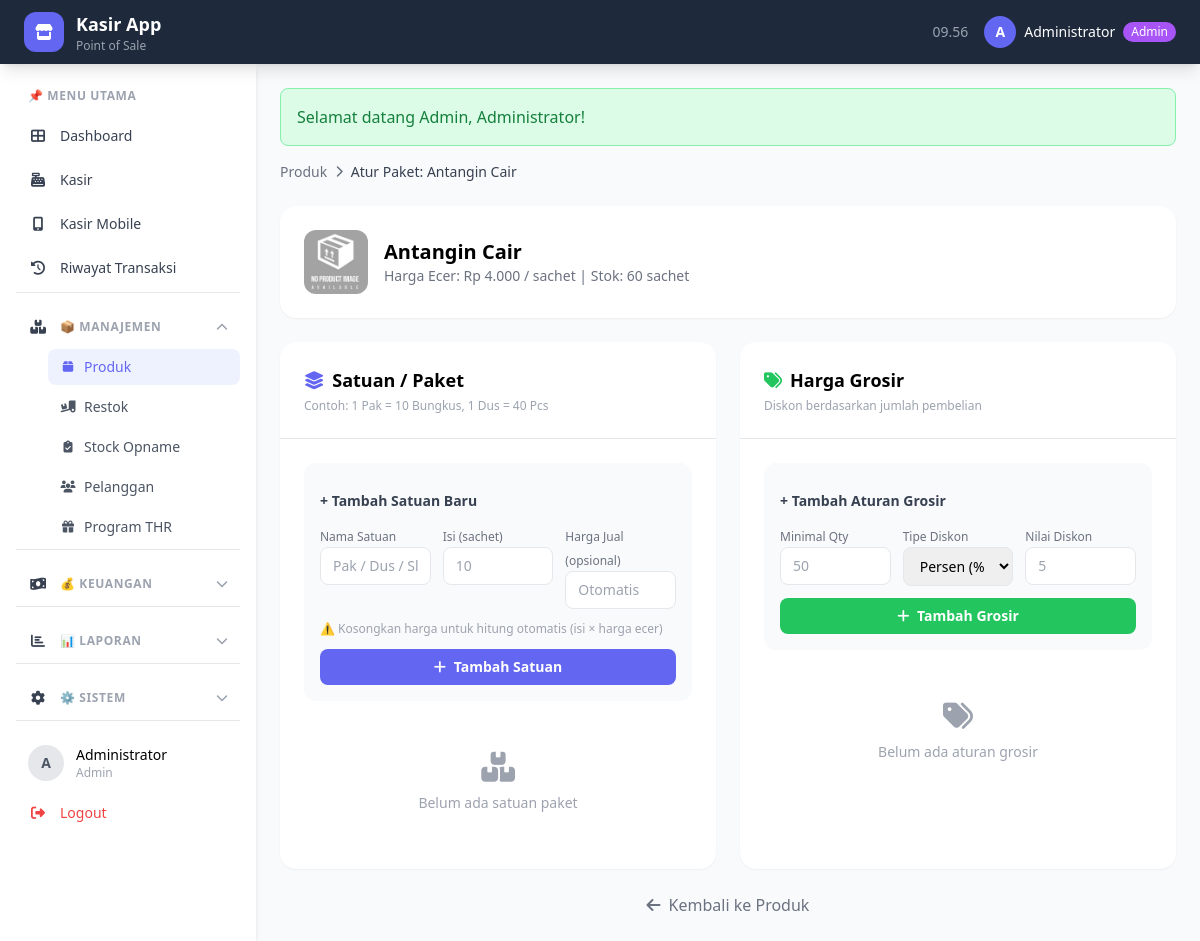
Page /index.php?page=satuan&produk_id=39 (signed in) on the committed database.
### tables this page shows
CREATE TABLE `produk` (
  `id` int(11) NOT NULL AUTO_INCREMENT,
  `kode` varchar(50) NOT NULL,
  `nama` varchar(100) NOT NULL,
  `gambar` varchar(255) DEFAULT NULL,
  `satuan_dasar` varchar(20) NOT NULL DEFAULT 'pcs',
  `harga_beli` decimal(10,2) NOT NULL DEFAULT 0.00,
  `harga_jual` decimal(10,2) NOT NULL DEFAULT 0.00,
  `stok_dasar` int(11) NOT NULL DEFAULT 0,
  `created_at` timestamp NOT NULL DEFAULT current_timestamp(),
  `updated_at` timestamp NOT NULL DEFAULT current_timestamp() ON UPDATE current_timestamp(),
  PRIMARY KEY (`id`),
  UNIQUE KEY `kode` (`kode`)
);

### functions/upload.php (called while the page is built, shortened)
<?php
function getGambar($gambar = null) {
    return "uploads/produk/default.png";
}
?>

### halaman/satuan.php (the view, shortened to what this page needs)
<?php
$produk_id = $_GET['produk_id'] ?? 0;
$produk = mysqli_fetch_assoc(mysqli_query($conn, "SELECT * FROM produk WHERE id = $produk_id"));
$satuan_list = mysqli_query($conn, "SELECT * FROM satuan WHERE produk_id = $produk_id ORDER BY isi_satuan ASC");
$grosir_list = mysqli_query($conn, "SELECT * FROM grosir WHERE produk_id = $produk_id ORDER BY min_qty ASC");
?>
<div class="max-w-5xl mx-auto space-y-6">
    <div class="flex items-center gap-2 text-sm text-gray-500">
        <a href="?page=produk" class="hover:text-primary">Produk</a>
        <i class="fas fa-chevron-right text-xs"></i>
        <span class="text-gray-700 font-medium">Atur Paket: <?= $produk['nama'] ?></span>
    </div>
    <div class="bg-white rounded-2xl shadow-sm p-6">
        <div class="flex items-center gap-4">
            <img src="<?= getGambar($produk['gambar']) ?>" class="w-16 h-16 object-cover rounded-xl" onerror="this.src='uploads/produk/default.png'">
            <div>
                <h2 class="text-xl font-bold"><?= $produk['nama'] ?></h2>
                <p class="text-sm text-gray-500">
                    Harga Ecer: <?= rupiah($produk['harga_jual']) ?> / <?= $produk['satuan_dasar'] ?> |
                    Stok: <?= $produk['stok_dasar'] ?> <?= $produk['satuan_dasar'] ?>
                </p>
            </div>
        </div>
    </div>
    <div class="grid grid-cols-1 lg:grid-cols-2 gap-6">
        <div class="bg-white rounded-2xl shadow-sm">
            <div class="p-6 border-b flex items-center justify-between">
                <div>
                    <h3 class="font-bold text-lg flex items-center gap-2">
                        <i class="fas fa-layer-group text-primary"></i> Satuan / Paket
                    </h3>
                    <p class="text-xs text-gray-400 mt-1">Contoh: 1 Pak = 10 Bungkus, 1 Dus = 40 Pcs</p>
                </div>
            </div>
            <div class="p-6">
                <form action="proses/satuan_simpan.php" method="post" class="bg-gray-50 rounded-xl p-4 mb-4 space-y-3">
                    <p class="text-sm font-semibold text-gray-700">+ Tambah Satuan Baru</p>
                    <div class="grid grid-cols-3 gap-3">
                        <div>
                            <label class="text-xs text-gray-500">Nama Satuan</label>
                            <input type="text" name="nama_satuan" required
                                   class="w-full px-3 py-2 border rounded-lg text-sm focus:ring-2 focus:ring-primary outline-none"
                                   placeholder="Pak / Dus / Slop">
                        </div>
                        <div>
                            <label class="text-xs text-gray-500">Isi (<?= $produk['satuan_dasar'] ?>)</label>
                            <input type="number" name="isi_satuan" required min="1"
                                   class="w-full px-3 py-2 border rounded-lg text-sm focus:ring-2 focus:ring-primary outline-none"
                                   placeholder="10">
                        </div>
                        <div>
                            <label class="text-xs text-gray-500">Harga Jual (opsional)</label>
                            <input type="number" name="harga_jual"
                                   class="w-full px-3 py-2 border rounded-lg text-sm focus:ring-2 focus:ring-primary outline-none"
                                   placeholder="Otomatis">
                        </div>
                    </div>
                    <p class="text-xs text-gray-400">⚠️ Kosongkan harga untuk hitung otomatis (isi × harga ecer)</p>
                    <button type="submit" class="w-full bg-primary text-white py-2 rounded-lg text-sm font-semibold hover:bg-indigo-700 transition">
                        <i class="fas fa-plus mr-1"></i> Tambah Satuan
                    </button>
                </form>
                <div class="space-y-2">
                    <?php if(mysqli_num_rows($satuan_list) > 0): ?>
                        <?php while($s = mysqli_fetch_assoc($satuan_list)):
                            $harga_otomatis = $s['isi_satuan'] * $produk['harga_jual'];
                            $harga_display = $s['harga_jual'] ?? $harga_otomatis;
                        ?>
                        <div class="flex items-center justify-between p-3 border rounded-xl hover:bg-gray-50 transition group">
                            <div class="flex items-center gap-3">
                                <div class="w-10 h-10 bg-blue-100 rounded-lg flex items-center justify-center text-blue-600 font-bold text-sm">
                                    <?= strtoupper(substr($s['nama_satuan'], 0, 2)) ?>
                                </div>
                                <div>
                                    <p class="font-semibold text-sm">1 <?= $s['nama_satuan'] ?></p>
                                    <p class="text-xs text-gray-400">= <?= $s['isi_satuan'] ?> <?= $produk['satuan_dasar'] ?></p>
                                </div>
                            </div>
                            <div class="text-right flex items-center gap-3">
                                <div>
                                    <p class="font-bold text-sm"><?= rupiah($harga_display) ?></p>
                                    <p class="text-xs text-gray-400">/ <?= $s['nama_satuan'] ?></p>
                                    <?php if($s['harga_jual']): ?>
                                    <p class="text-xs text-green-500">Harga custom</p>
                                    <?php else: ?>
                                    <p class="text-xs text-gray-400">Auto: <?= rupiah($produk['harga_jual']) ?> × <?= $s['isi_satuan'] ?></p>
                                    <?php endif; ?>
                                </div>
                                <a href="proses/satuan_hapus.php?id=<?= $s['id'] ?>&produk_id=<?= $produk_id ?>"
                                   class="text-red-400 hover:text-red-600 opacity-0 group-hover:opacity-100 transition"
                                   onclick="return confirm('Hapus satuan ini?')">
                                    <i class="fas fa-trash"></i>
                                </a>
                            </div>
                        </div>
                        <?php endwhile; ?>
                    <?php else: ?>
                        <div class="text-center py-8 text-gray-400">
                            <i class="fas fa-boxes text-3xl mb-2"></i>
                            <p class="text-sm">Belum ada satuan paket</p>
                        </div>
                    <?php endif; ?>
                </div>
            </div>
        </div>
        <div class="bg-white rounded-2xl shadow-sm">
            <div class="p-6 border-b">
                <h3 class="font-bold text-lg flex items-center gap-2">
                    <i class="fas fa-tags text-green-500"></i> Harga Grosir
                </h3>
                <p class="text-xs text-gray-400 mt-1">Diskon berdasarkan jumlah pembelian</p>
            </div>
            <div class="p-6">
                <form action="proses/grosir_simpan.php" method="post" class="bg-gray-50 rounded-xl p-4 mb-4 space-y-3">
                    <p class="text-sm font-semibold text-gray-700">+ Tambah Aturan Grosir</p>
                    <div class="grid grid-cols-3 gap-3">
                        <div>
                            <label class="text-xs text-gray-500">Minimal Qty</label>
                            <input type="number" name="min_qty" required min="1"
                                   class="w-full px-3 py-2 border rounded-lg text-sm focus:ring-2 focus:ring-primary outline-none"
                                   placeholder="50">
                        </div>
                        <div>
                            <label class="text-xs text-gray-500">Tipe Diskon</label>
                            <select name="tipe_diskon" class="w-full px-3 py-2 border rounded-lg text-sm focus:ring-2 focus:ring-primary outline-none">
                                <option value="persen">Persen (%)</option>
                            </select>
                        </div>
                        <div>
                            <label class="text-xs text-gray-500">Nilai Diskon</label>
                            <input type="number" name="nilai_diskon" required min="1"
                                   class="w-full px-3 py-2 border rounded-lg text-sm focus:ring-2 focus:ring-primary outline-none"
                                   placeholder="5">
                        </div>
                    </div>
                    <button type="submit" class="w-full bg-green-500 text-white py-2 rounded-lg text-sm font-semibold hover:bg-green-600 transition">
                        <i class="fas fa-plus mr-1"></i> Tambah Grosir
                    </button>
                </form>
                <div class="space-y-2">
                    <?php if(mysqli_num_rows($grosir_list) > 0): ?>
                        <?php while($g = mysqli_fetch_assoc($grosir_list)): ?>
                        <div class="flex items-center justify-between p-3 border rounded-xl hover:bg-gray-50 transition group">
                            <div class="flex items-center gap-3">
                                <div class="w-10 h-10 bg-green-100 rounded-lg flex items-center justify-center text-green-600">
                                    <i class="fas fa-tag"></i>
                                </div>
                                <div>
                                    <p class="font-semibold text-sm">Min beli <?= $g['min_qty'] ?> <?= $produk['satuan_dasar'] ?></p>
                                    <p class="text-xs text-gray-500">
                                        <?php if($g['tipe_diskon'] == 'persen'): ?>
                                            Diskon <?= $g['nilai_diskon'] ?>%
                                        <?php else: ?>
                                            Potong Rp <?= number_format($g['nilai_diskon']) ?>/item
                                        <?php endif; ?>
                                    </p>
                                </div>
                            </div>
                            <a href="proses/grosir_hapus.php?id=<?= $g['id'] ?>&produk_id=<?= $produk_id ?>"
                               class="text-red-400 hover:text-red-600 opacity-0 group-hover:opacity-100 transition"
                               onclick="return confirm('Hapus aturan grosir ini?')">
                                <i class="fas fa-trash"></i>
                            </a>
                        </div>
                        <?php endwhile; ?>
                    <?php else: ?>
                        <div class="text-center py-8 text-gray-400">
                            <i class="fas fa-tags text-3xl mb-2"></i>
                            <p class="text-sm">Belum ada aturan grosir</p>
                        </div>
                    <?php endif; ?>
                </div>
            </div>
        </div>
    </div>
    <div class="text-center">
        <a href="?page=produk" class="inline-flex items-center gap-2 text-gray-500 hover:text-primary transition">
            <i class="fas fa-arrow-left"></i> Kembali ke Produk
        </a>
    </div>
</div>

### rows in the picture
produk: nama "Antangin Cair", harga_jual "Rp 4.000", satuan_dasar "sachet", stok_dasar "60"

### other values in the picture
APP_NAME "Kasir App"
substr($user['nama'], 0, 1) "A"
$user['nama'] "Administrator"
$user['role'] "Admin"
$_SESSION[$nama] "Selamat datang Admin, Administrator!"
